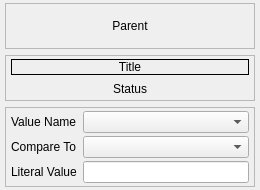
<?xml version="1.0" encoding="UTF-8"?>
<ui version="4.0">
 <class>EvaluationNode</class>
 <widget class="QWidget" name="EvaluationNode">
  <property name="geometry">
   <rect>
    <x>0</x>
    <y>0</y>
    <width>260</width>
    <height>190</height>
   </rect>
  </property>
  <property name="sizePolicy">
   <sizepolicy hsizetype="Fixed" vsizetype="Fixed">
    <horstretch>0</horstretch>
    <verstretch>0</verstretch>
   </sizepolicy>
  </property>
  <property name="windowTitle">
   <string>Evaluation</string>
  </property>
  <layout class="QVBoxLayout" name="verticalLayout_2">
   <property name="leftMargin">
    <number>5</number>
   </property>
   <property name="topMargin">
    <number>3</number>
   </property>
   <property name="rightMargin">
    <number>5</number>
   </property>
   <property name="bottomMargin">
    <number>3</number>
   </property>
   <item>
    <widget class="QFrame" name="FrameParent">
     <property name="frameShape">
      <enum>QFrame::Shape::StyledPanel</enum>
     </property>
     <property name="frameShadow">
      <enum>QFrame::Shadow::Raised</enum>
     </property>
     <layout class="QVBoxLayout" name="verticalLayout_3">
      <property name="leftMargin">
       <number>5</number>
      </property>
      <property name="topMargin">
       <number>3</number>
      </property>
      <property name="rightMargin">
       <number>5</number>
      </property>
      <property name="bottomMargin">
       <number>3</number>
      </property>
      <item>
       <widget class="QLabel" name="ParentConnection">
        <property name="text">
         <string>Parent</string>
        </property>
        <property name="alignment">
         <set>Qt::AlignmentFlag::AlignCenter</set>
        </property>
       </widget>
      </item>
     </layout>
    </widget>
   </item>
   <item>
    <widget class="QFrame" name="FrameStatus">
     <property name="frameShape">
      <enum>QFrame::Shape::StyledPanel</enum>
     </property>
     <property name="frameShadow">
      <enum>QFrame::Shadow::Raised</enum>
     </property>
     <layout class="QVBoxLayout" name="verticalLayout">
      <property name="leftMargin">
       <number>5</number>
      </property>
      <property name="topMargin">
       <number>3</number>
      </property>
      <property name="rightMargin">
       <number>5</number>
      </property>
      <property name="bottomMargin">
       <number>3</number>
      </property>
      <item>
       <widget class="QLabel" name="Title">
        <property name="frameShape">
         <enum>QFrame::Shape::Box</enum>
        </property>
        <property name="text">
         <string>Title</string>
        </property>
        <property name="alignment">
         <set>Qt::AlignmentFlag::AlignCenter</set>
        </property>
       </widget>
      </item>
      <item>
       <widget class="QLabel" name="Status">
        <property name="text">
         <string>Status</string>
        </property>
        <property name="alignment">
         <set>Qt::AlignmentFlag::AlignCenter</set>
        </property>
       </widget>
      </item>
     </layout>
    </widget>
   </item>
   <item>
    <widget class="QFrame" name="FrameValues">
     <property name="frameShape">
      <enum>QFrame::Shape::StyledPanel</enum>
     </property>
     <property name="frameShadow">
      <enum>QFrame::Shadow::Raised</enum>
     </property>
     <layout class="QGridLayout" name="gridLayout">
      <property name="leftMargin">
       <number>5</number>
      </property>
      <property name="topMargin">
       <number>3</number>
      </property>
      <property name="rightMargin">
       <number>5</number>
      </property>
      <property name="bottomMargin">
       <number>3</number>
      </property>
      <property name="horizontalSpacing">
       <number>6</number>
      </property>
      <property name="verticalSpacing">
       <number>3</number>
      </property>
      <item row="0" column="0">
       <widget class="QLabel" name="ValueNameLabel">
        <property name="text">
         <string>Value Name</string>
        </property>
       </widget>
      </item>
      <item row="0" column="1">
       <widget class="QComboBox" name="ValueName">
        <property name="toolTip">
         <string>The blackboard value to evaluate</string>
        </property>
       </widget>
      </item>
      <item row="1" column="0">
       <widget class="QLabel" name="CompareToLabel">
        <property name="text">
         <string>Compare To</string>
        </property>
       </widget>
      </item>
      <item row="1" column="1">
       <widget class="QComboBox" name="CompareTo">
        <property name="toolTip">
         <string>The Literal Value, or another blackboard value of the same type</string>
        </property>
       </widget>
      </item>
      <item row="2" column="0">
       <widget class="QLabel" name="LiteralValueLabel">
        <property name="text">
         <string>Literal Value</string>
        </property>
       </widget>
      </item>
      <item row="2" column="1">
       <widget class="QLineEdit" name="LiteralValue"/>
      </item>
     </layout>
    </widget>
   </item>
  </layout>
 </widget>
 <resources/>
 <connections/>
</ui>
